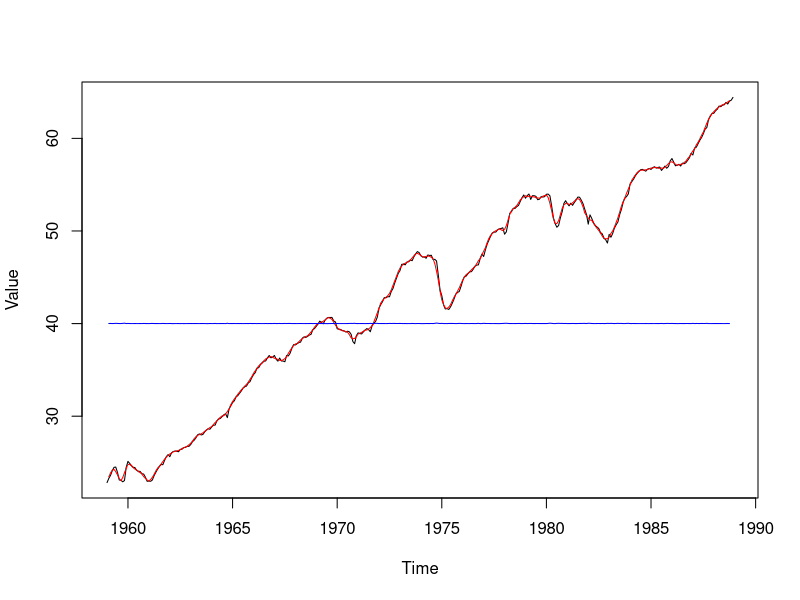
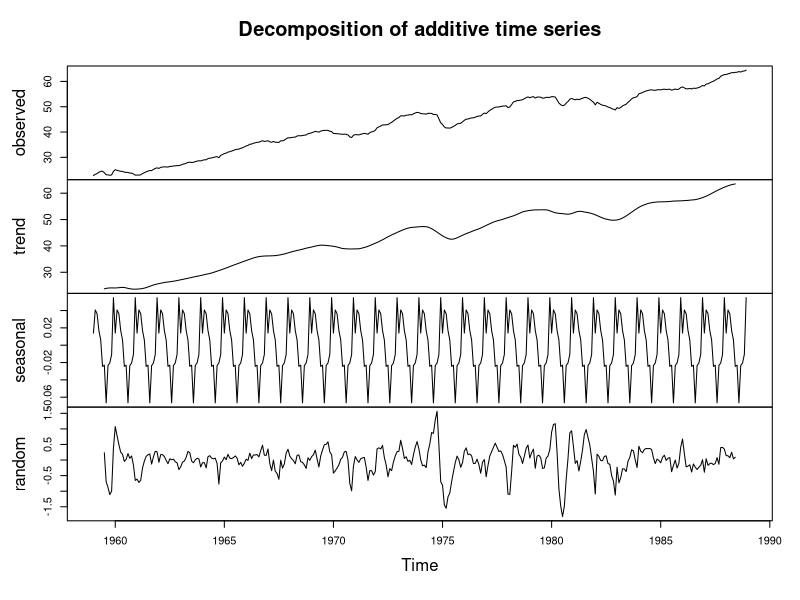
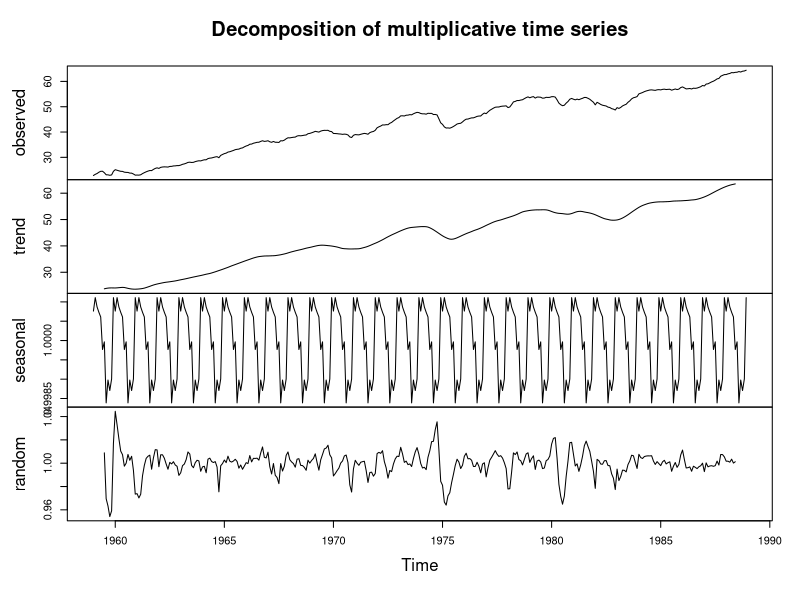
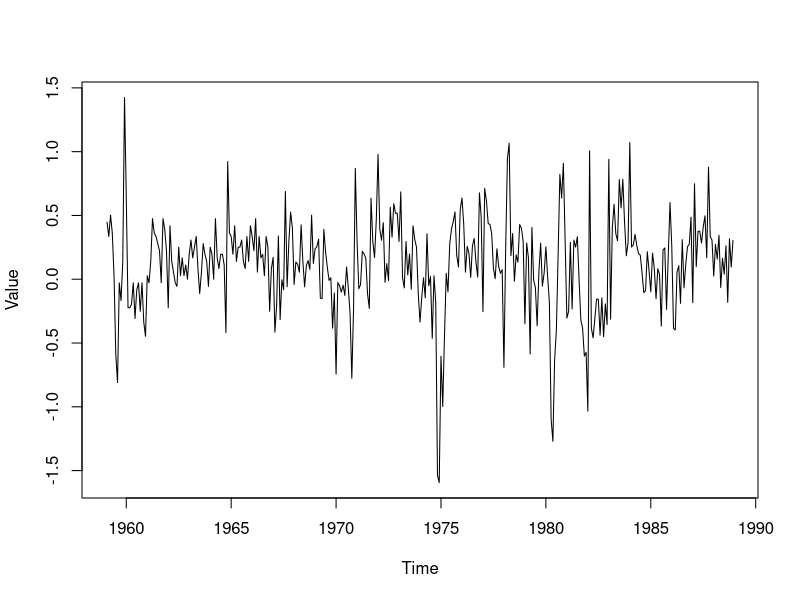
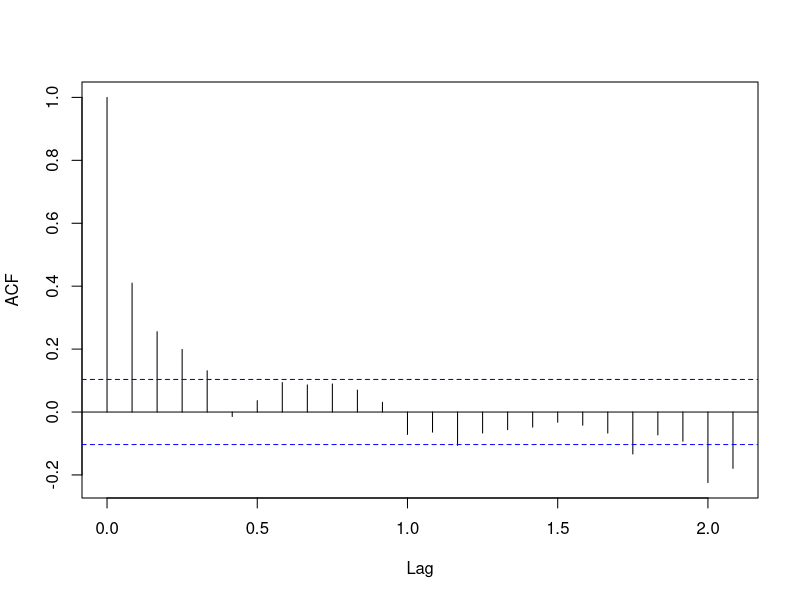
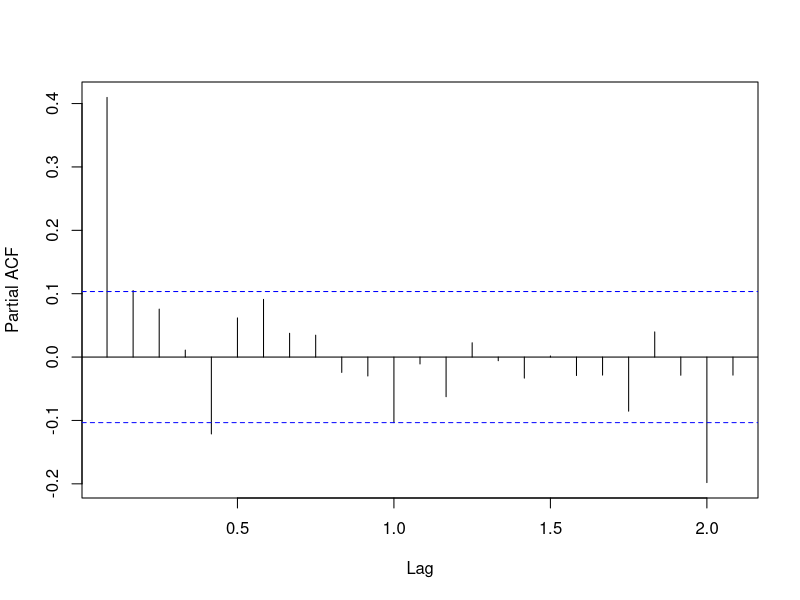

Write R code to recreate these figures, in order. (Note: this script raises an error after producing the figures.)
## ---- chunk 1
install.packages("forecast")
install.packages("MLmetrics")
install.packages("tseries")
install.packages("zoo")
install.packages("xts")
library(forecast)
library(MLmetrics)
library(tseries)
library(zoo)
library(xts)
## ---- chunk 2
times_series<-read.csv("training.csv",header=TRUE, row.names = 1)
times_series.ts<-ts(times_series, start=c(1959,1), frequency=12)
times_series.ts
plot.ts(times_series.ts)

adf.test(times_series.ts,alternative="stationary")

times_series_rm<-rollmean(times_series.ts,4)
lines(times_series_rm,col="red")

times_series_sd<-((times_series_rm-times_series.ts)^2/359)^(1/2)
lines(times_series_sd+40,col="blue")
## ---- chunk 3
type<-c("additive", "multiplicative")
times_series_components<-decompose(times_series.ts,type[1])
plot(times_series_components)
times_series_components<-decompose(times_series.ts,type[2])
plot(times_series_components)

adf.test(times_series_components$seasonal,alternative="stationary")
times_series_components$trend
times_series_components$random
## ---- chunk 4
diff_1<-diff(times_series.ts, differences=1)
plot.ts(diff_1)
adf.test(diff_1,alternative="stationary")
d<-ndiffs(times_series.ts)
(acf(diff_1,main=""))
(pacf(diff_1,main=""))
## ---- chunk 5

model01<-arima(times_series.ts,order=c(2,1,0))
model02<-arima(times_series.ts,order=c(0,1,4))
model03<-arima(times_series.ts,order=c(2,1,4))
model04<-arima(times_series.ts,order=c(1,1,1))


frts_1<-forecast.Arima(model01,h=60)
R2_Score(frts_1$mean,test.ts)
plot.forecast(frts_1)
frts_2<-forecast.Arima(model02,h=60)
R2_Score(frts_2$mean,test.ts)
plot.forecast(frts_2)
frts_3<-forecast.Arima(model03,h=60)
R2_Score(frts_3$mean,test.ts)
plot.forecast(frts_3)
frts_4<-forecast.Arima(model04,h=60)
R2_Score(frts_4$mean,test.ts)
plot.forecast(frts_4)

AIC(model01,model02,model03,model04)

plot.forecast(frts_2)
test<-read.csv("testing.csv",header=TRUE, row.names = 1)
test.ts<-ts(test, start=c(1989,1), frequency=12)
test.ts
lines(test.ts,col='red')
frts_2$mean
